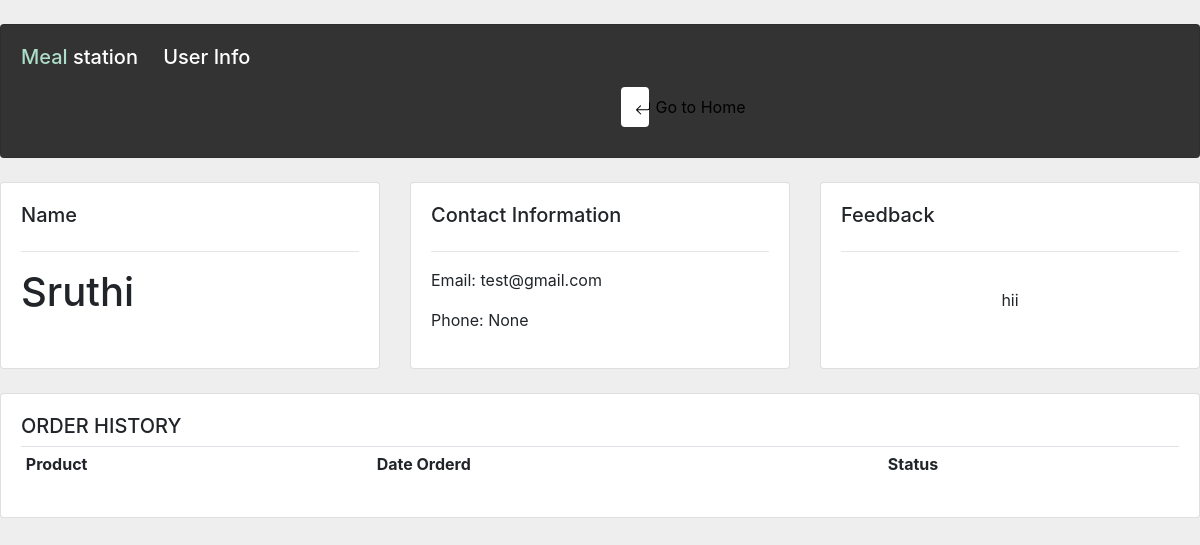
Before: /customer/15/ (signed in) with the older database file.
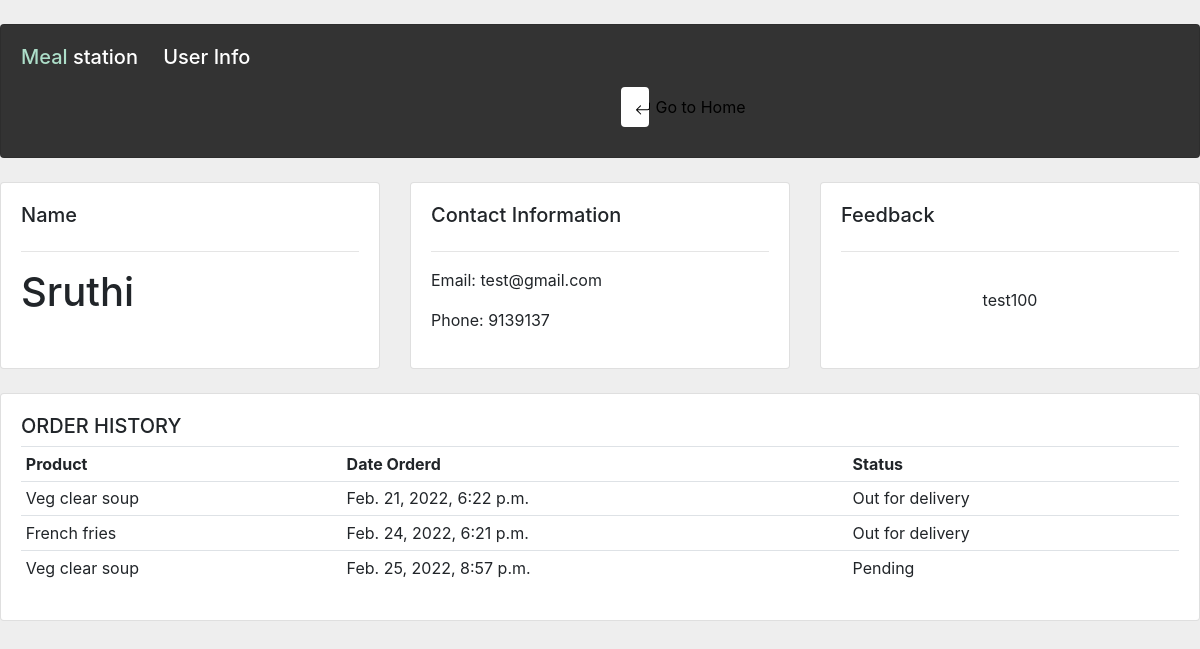
After: the same page with the newer database file.
### home/models.py (models this page shows, shortened)
class Customer(models.Model):
    user=models.OneToOneField(User, null=True, on_delete=models.CASCADE)
    profile_pic=models.ImageField(default='user.png',null=True,blank=False)
    name=models.CharField(max_length=100,null=True)
    phone=models.CharField(max_length=100,null=True,blank=True)
    email=models.CharField(max_length=100,null=True,unique=True)
    date_created=models.DateTimeField(auto_now_add=True,null=True)

class Message(models.Model):
    customer=models.ForeignKey(Customer, null=True,on_delete=models.SET_NULL)
    suggestion=models.CharField(max_length=300,null=True)

class Order(models.Model):
    STATUS=(
        ('Pending','Pending'),
        ('Out for delivery','Out for delivery'),
        ('Delivered','Delivered'),
    )
    product=models.ForeignKey(Product, null=True,on_delete=models.SET_NULL)
    customer=models.ForeignKey(Customer, null=True,on_delete=models.SET_NULL)
    price=models.FloatField(null=True)
    quantity=models.IntegerField(default=1,null=True,blank=True)
    date_created=models.DateTimeField(auto_now_add=True,null=True)
    status=models.CharField(max_length=100,null=True,choices=STATUS)

class Product(models.Model):
    CATEGORY=(
        ('Starter','Starter'),
        ('Meal','Meal'),
        ('Dessert','Dessert'),
        ('Snack','Snack'),
    )
    name=models.CharField(max_length=100,null=True)
    image=models.ImageField(null=True,blank=True)
    price=models.FloatField(null=True)
    category=models.CharField(max_length=100,null=True,choices=CATEGORY)
    description=models.CharField(max_length=100,null=True)
    date_created=models.DateTimeField(auto_now_add=True,null=True)
    def __str__(self):
        return self.name

### home/decorators.py (the view)
        def wrapper_func(request, *args, **kargs):
            group=None
            if request.user.groups.exists():
                group=request.user.groups.all()[0].name
            if group in allowed_roles:
                return view_func(request, *args, **kargs)
            else:
                return render('home/error.html')

### home/views.py (called while the page is built)
@allowedUsers(allowed_roles=['admin'])
def customer(request,pk_test):
    customer=Customer.objects.get(id=pk_test)
    orders=customer.order_set.all()
    msg=customer.message_set.last()
    context={'customer':customer,'orders':orders,'msg':msg,}
    return render(request,'home/customer.html',context)

### home/templates/home/customer.html (shortened to what this page needs)
<!DOCTYPE html>
<html lang="en">
<head>
    <link rel="stylesheet" href="https://stackpath.bootstrapcdn.com/bootstrap/4.1.3/css/bootstrap.min.css">
</head>
<body style="background-color: #eee;">
    <br>
	<div class="row">
        <div class="col-md">
            <div class="card card-body" style="background-color: #333;">
                <h5 style="color: #fff;"><span style="margin-right: 20px;"><span style="color: #addec9;">Meal</span> station</span>
                   User Info
                </h5>
                <a class="btn" href="{% url 'home' %}" style="background-color: #fff; border: 2px solid #fff; margin:10px 600px; color: #000;">  Go to Home</a>
            </div>
	<br>
<div class="row">
	<div class="col-md">
		<div class="card card-body">
			<h5>Name</h5>
			<hr>
			<h1>{{customer.name}}</h1>
			<br>
		</div>
	</div>
	<div class="col-md">
		<div class="card card-body">
			<h5>Contact Information</h5>
			<hr>
			<p>Email:  {{customer.email}}</p>
			<p>Phone:  {{customer.phone}}</p>
		</div>
	</div>
	<div class="col-md">
		<div class="card card-body">
			<h5>Feedback</h5>
			<hr>
			<p style="text-align: center;padding: 20px">{{msg.suggestion}}</p>
		</div>
	</div>
</div>
<br>
<div class="row">
	<div class="col-md">
		<div class="card card-body">
			<h5>ORDER HISTORY</h5>
			<table class="table table-sm">
				<tr>
					<th>Product</th>
					<th>Date Orderd</th>
					<th>Status</th>
				</tr>
				{% for order in orders %}
					<tr>
						<td>{{order.product}}</td>
						<td>{{order.date_created}}</td>
						<td>{{order.status}}</td>
					</tr>
				{% endfor %}
			</table>
		</div>
	</div>
</div>
</body>
</html>

Changed rows visible on the page:
no longer on this page (row unchanged): Message: suggestion "hii"
changed Customer "Sruthi": phone "None" → "9139137"
added Message: suggestion "test100"
added Order: product "Veg clear soup", date_created "Feb. 21, 2022, 6:22 p.m.", status "Out for delivery"
added Order: product "French fries", date_created "Feb. 24, 2022, 6:21 p.m.", status "Out for delivery"
added Order: product "Veg clear soup", date_created "Feb. 25, 2022, 8:57 p.m.", status "Pending"
